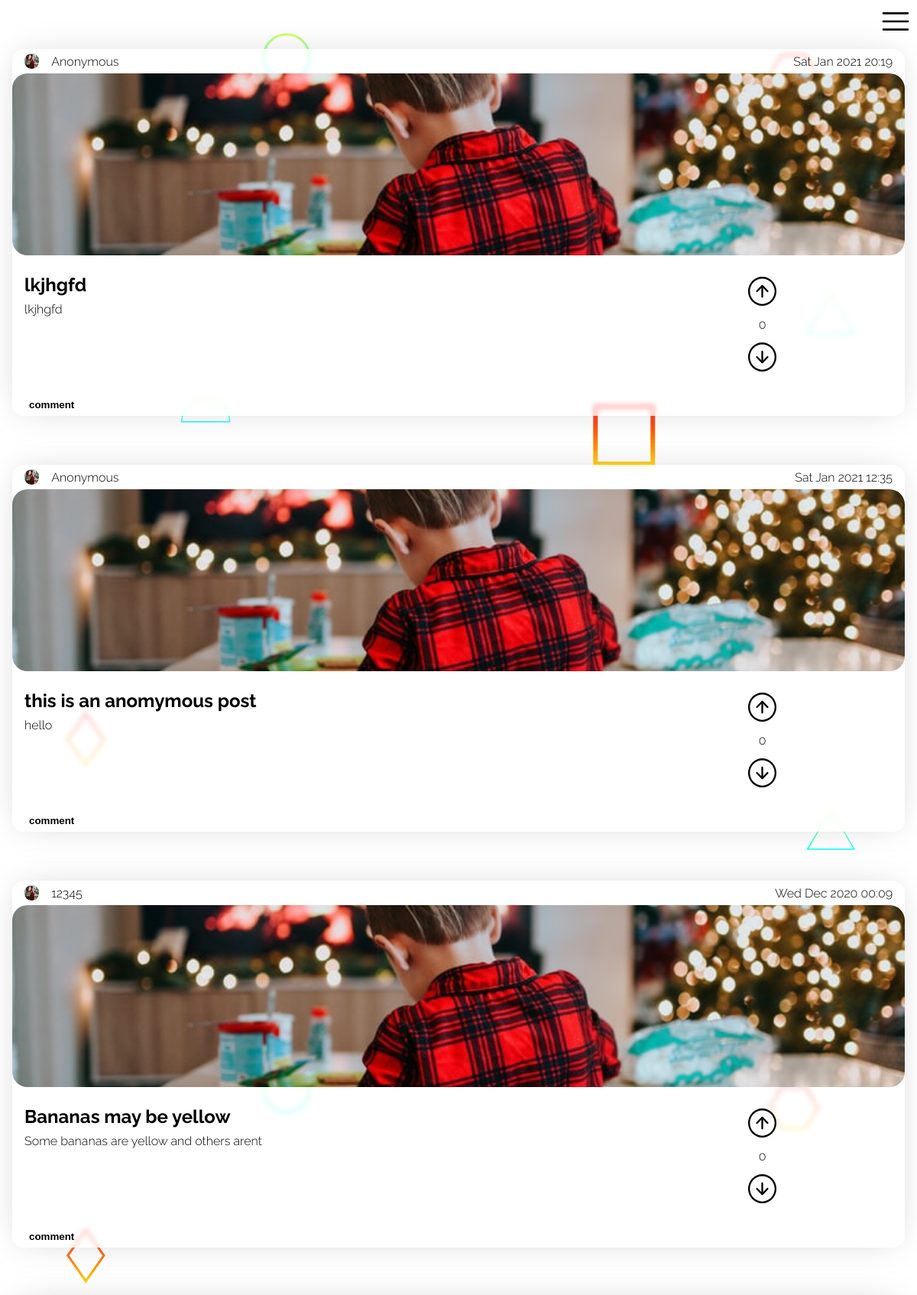
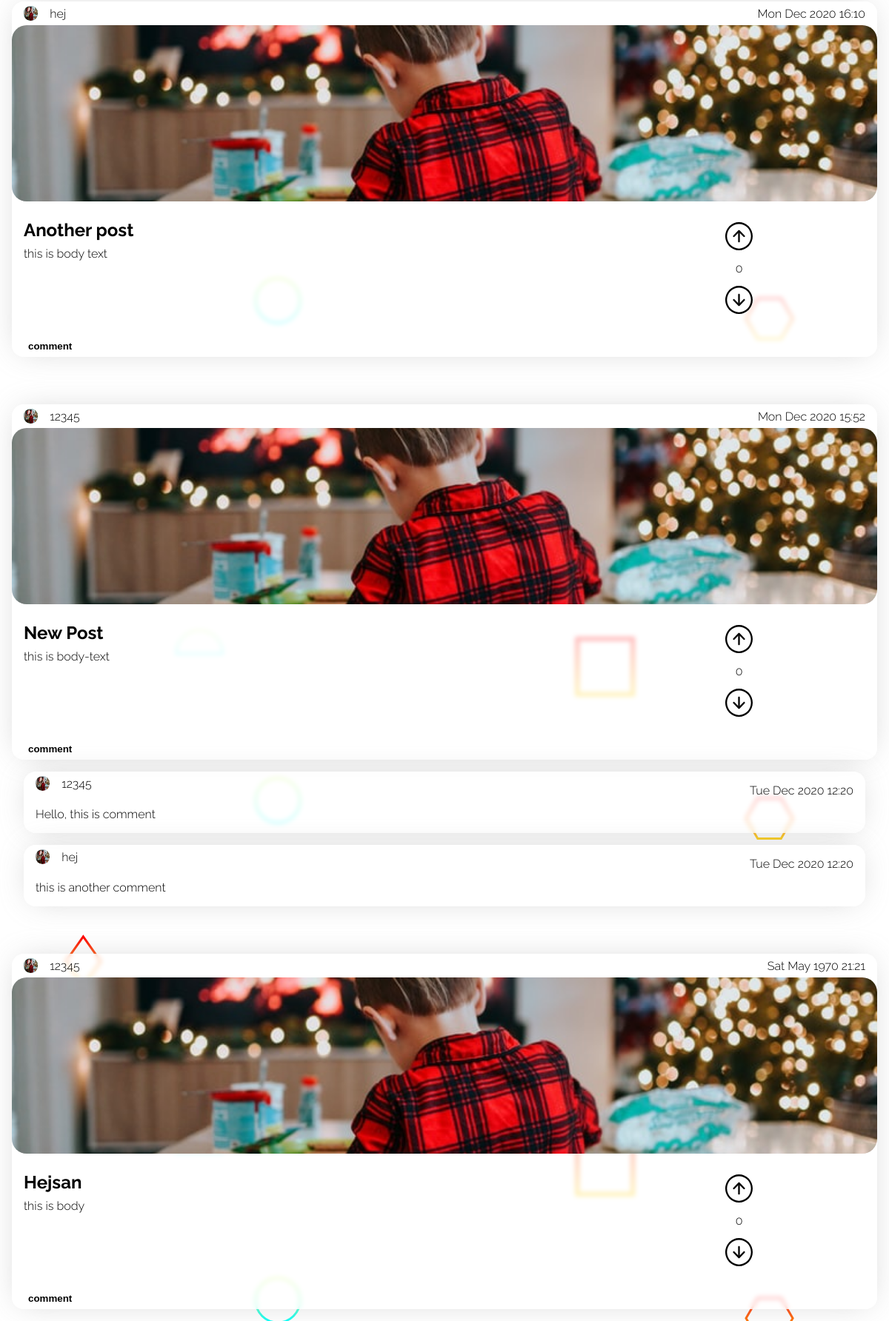
The page /views/index.php on the database its author committed (2 pictures, top to bottom).
### tables this page shows
CREATE TABLE "Posts" ("id" integer,"user_id" int,"header" varchar,"body" text,"date" int, "color" varchar, "upDown" int, PRIMARY KEY (id));

CREATE TABLE "Users" ("id" integer,"name" varchar,"email" varchar,"avatar_path" varchar,"password_hash" varchar,"bio" text, "sort_by" varchar, PRIMARY KEY (id));

CREATE TABLE "Comments" ("id" integer,"user_id" int,"post_id" int,"body" text, "date" int, PRIMARY KEY (id));

### views/index.php (the view, shortened to what this page needs)
<?php
require('header.php');
$db = new PDO('sqlite:../hacker_news_database.sqlite3');
$result = $db->query("SELECT * FROM Posts ORDER BY \"date\" DESC");
$posts = $result->fetchAll(PDO::FETCH_ASSOC);
?>
<body>
    <?php require('./nav.php') ?>
    <?php foreach ($posts as $post) : ?>
        <?php
        $postId = $post['id'];
        $commentResult = $db->query("SELECT * FROM Comments WHERE post_id = $postId");
        $comments = $commentResult->fetchAll(PDO::FETCH_ASSOC);
        $likesResult = $db->query("SELECT COUNT(user_id) AS 'likes' FROM Likes WHERE post_id = $postId AND up_down = 1");
        $likes = $likesResult->fetch(PDO::FETCH_ASSOC)['likes'];
        $dislikeResult = $db->query("SELECT COUNT(user_id) AS 'dislikes' FROM Likes WHERE post_id = $postId AND up_down = 0");
        $dislikes = $dislikeResult->fetch(PDO::FETCH_ASSOC)['dislikes'];
        $LikesSum = $likes - $dislikes;
        $userId = $post['user_id'];
        $result = $db->query("SELECT * FROM Users WHERE id = $userId");
        $user = $result->fetch(PDO::FETCH_ASSOC);
        if (isset($user['name'])) {
            $userName = $user['name'];
        } else {
            $userName = 'IHaveNoName';
        }
        ?>
        <div class="post id<?= $postId ?>">
            <div class="date-section">
                <div class="left">
                    <img src="/images/photo-1609050470947-f35aa6071497.jpeg" alt="">
                    <p class="name"><?= $userName ?></p>
                </div>
                <div class="right">
                    <p class="date"><?= date('D M Y H:i', $post['date']) ?></p>
                </div>
            </div>
            <div class="image-section">
                <img src="/images/photo-1609050470947-f35aa6071497.jpeg" alt="">
            </div>
            <div class="text-section">
                <div class="text-section-text">
                    <h2><?= $post['header'] ?></h2>
                    <p><?= $post['body'] ?></p>
                </div>
                <div class="text-section-vote" data-post="<?= $post['id'] ?>">
                    <div class="img-container">
                        <img class="upvote" src="/assets/up-arrow.svg" alt="">
                    </div>
                    <p><?= $LikesSum ?></p>
                    <div class="img-container">
                        <img class="downvote" src="/assets/down-arrow.svg" alt="">
                    </div>
                </div>
            </div>
            <div class="bottom-section">
                <div class="left">
                    <button>comment</button>
                </div>
            </div>
        </div>
        <?php foreach ($comments as $comment) : ?>
            <?php
            $commenter_id = $comment['user_id'];
            $result = $db->query("SELECT name FROM Users WHERE id = $commenter_id");
            $data = $result->fetch(PDO::FETCH_ASSOC);
            $commenter_name = $data['name'];
            $commenterId = $comment['user_id'];
            $result = $db->query("SELECT * FROM Users WHERE id = $commenterId");
            $commenter = $result->fetch(PDO::FETCH_ASSOC);
            if (isset($commenter['name'])) {
                $commenter_name = $commenter['name'];
            } else {
                $commenter_name = 'IHaveNoName';
            }
            ?>
            <div class="comment">
                <div class="upper">
                    <div class="left">
                        <img src="/images/photo-1609050470947-f35aa6071497.jpeg" alt="">
                        <p class="name"><?= $commenter_name ?></p>
                    </div>
                    <div class="right">
                        <p class="date"><?= date('D M Y H:i', $comment['date']) ?></p>
                    </div>
                </div>
                <div class="lower">
                    <div class="left">
                        <p class="comment-paragraph"><?= $comment['body'] ?></p>
                    </div>
                </div>
            </div>
        <?php endforeach ?>
    <?php endforeach ?>
</body>
<?php require('footer.php') ?>

### views/header.php (shortened to what this page needs)
<!DOCTYPE html>
<html lang="en">
<head>
    <link rel="stylesheet" href="/styles/posts.css">
    <link rel="stylesheet" href="/styles/main.css">
    <link rel="stylesheet" href="/styles/hamburger.css">
</head>

### views/nav.php (shortened to what this page needs)
<nav>
    <div class="hamburger-icon hamburger center-contain"></div>
    <div class="hamburger-menu hamburger">
    </div>
</nav>

### views/footer.php
</html>

### styles/posts.css (style rules this page uses)
:root { font-size: 16px; font-family: Raleway; --backdrop-blur: 3px; --post-background-color: rgba(255, 255, 255, 0.747); --box-shadow: 0px 0px 43px -12px rgba(184, 184, 184, 0.75); }
.post { background: var(--post-background-color); backdrop-filter: blur(var(--backdrop-blur)); height: 30rem; max-width: 100%; display: flex; flex-direction: column; border-radius: 1rem; margin: 0rem 1rem 0rem 1rem; overflow: hidden; margin-bottom: 1rem; margin-top: 1rem; box-shadow: var(--box-shadow); }
.post:not(:first-of-type) { margin-top: 4rem; }
.date-section { height: 2rem; display: flex; justify-content: space-between; }
.date-section .left { display: flex; align-items: center; justify-content: center; margin-left: 1rem; height: 2rem; position: relative; }
.date-section .right { display: flex; flex-direction: row; height: 100%; margin-right: 1rem; position: relative; }
.date-section .left img { background: mediumaquamarine; height: 1.2rem; width: 1.2rem; border-radius: 50%; margin-right: 1rem; }
.date-section .right * { display: flex; align-items: center; justify-content: center; }
.date-section .left .name { display: flex; align-items: center; justify-content: center; }
.date-section .left .name { height: 100%; margin: 0; margin-right: 1rem; }
.date-section .right .date { height: 100%; margin: 0; }
.image-section { height: 16rem; width: 100%; overflow: hidden; }
.image-section img { position: relative; border-radius: 20px; height: 100%; width: 100%; object-fit: cover; }
.text-section { height: 10rem; display: flex; padding: 1rem; }
.text-section .text-section-text { width: 70%; }
.text-section .text-section-text h2 { margin: .5rem 0rem; }
.text-section .text-section-text p { margin: .5rem 0rem; }
.text-section .text-section-vote { width: 30%; display: flex; flex-direction: column; position: relative; }
.img-container { position: relative;; width: 100%; margin: 0; flex-grow: 1; height: 40%; display: flex; justify-content: center; align-items: center; }
.text-section .text-section-vote img.upvote { height: 60%; width: auto; }
.text-section .text-section-vote p { position: relative;; width: 100%; margin: 0; flex-grow: 1; display: flex; justify-content: center; align-items: center; }
.text-section .text-section-vote img.downvote { height: 60%; width: auto; }
.bottom-section { height: 2rem; display: flex; justify-content: space-between; }
.bottom-section .left { display: flex; justify-content: center; align-items: center; margin-left: 1rem; }
.bottom-section .left button { border: none; background: none; font-weight: bold; outline: none; }
.comment { position: relative; display: flex; flex-direction: column; border-radius: 1rem; margin: 0rem 2rem 1rem 2rem; flex-grow: 1; margin-bottom: 1rem; overflow: hidden; background: var(--post-background-color); backdrop-filter: blur(var(--backdrop-blur)); box-shadow: var(--box-shadow); }
.comment .upper { height: 2rem; display: flex; justify-content: space-between; }
.comment .upper .right { margin-right: 1rem; }
.comment .upper .left { display: flex; justify-content: space-between; align-items: center; margin-left: 1rem; }
.comment .upper .left img { height: 1.2rem; width: 1.2rem; border-radius: 50%; }
.comment .upper .left .name { margin-left: 1rem; }
.comment .lower { display: flex; justify-content: space-between; }
.comment .lower .left { margin-left: 1rem; }

### styles/main.css (style rules this page uses)
body, html { margin: 2rem 0 0 0; padding: 0; width: 100vw; background: url(/images/Scattered-Forcefields.svg); background-attachment: fixed; }

### styles/hamburger.css (style rules this page uses)
.hamburger { position: absolute; top: .5rem; right: .5rem; height: 2.5rem; width: 2.5rem; }
.hamburger-icon { background: url(../assets/radix-icons_hamburger-menu.svg); background-repeat: none; background-position: center; background-size: contain; transition: 1s; z-index: 21; }
.hamburger-menu { overflow: hidden; position: absolute; background:#26262600; border-radius: 50%; transition: .7s; transition-timing-function: cubic-bezier(0.215, 0.610, 0.355, 1)(0.075, 0.82, 0.165, 1); z-index: 20; }

### rows shown on the page
posts: user.name "Anonymous", date "Sat Jan 2021 20:19", header "lkjhgfd", body "lkjhgfd", LikesSum "0"
posts: user.name "Anonymous", date "Sat Jan 2021 12:35", header "this is an anomymous post", body "hello", LikesSum "0"
posts: user.name "12345", date "Wed Dec 2020 00:09", header "Bananas may be yellow", body "Some bananas are yellow and others arent", LikesSum "0"
posts: user.name "hej", date "Mon Dec 2020 16:10", header "Another post", body "this is body text", LikesSum "0"
posts: user.name "12345", date "Mon Dec 2020 15:52", header "New Post", body "this is body-text", LikesSum "0"
comments: user.name "12345", date "Tue Dec 2020 12:20", body "Hello, this is comment"
comments: user.name "hej", date "Tue Dec 2020 12:20", body "this is another comment"
posts: user.name "12345", date "Sat May 1970 21:21", header "Hejsan", body "this is body", LikesSum "0"
